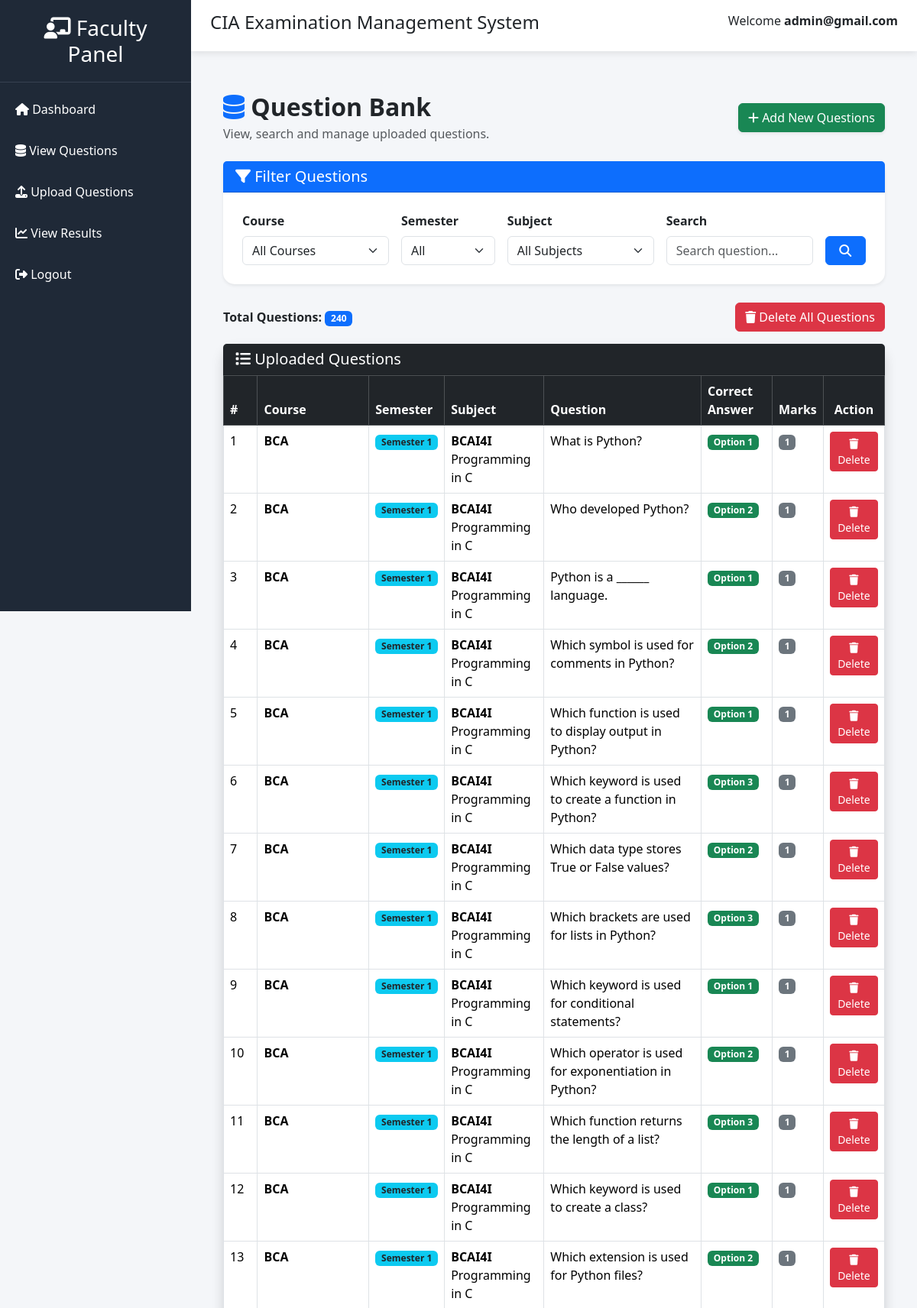
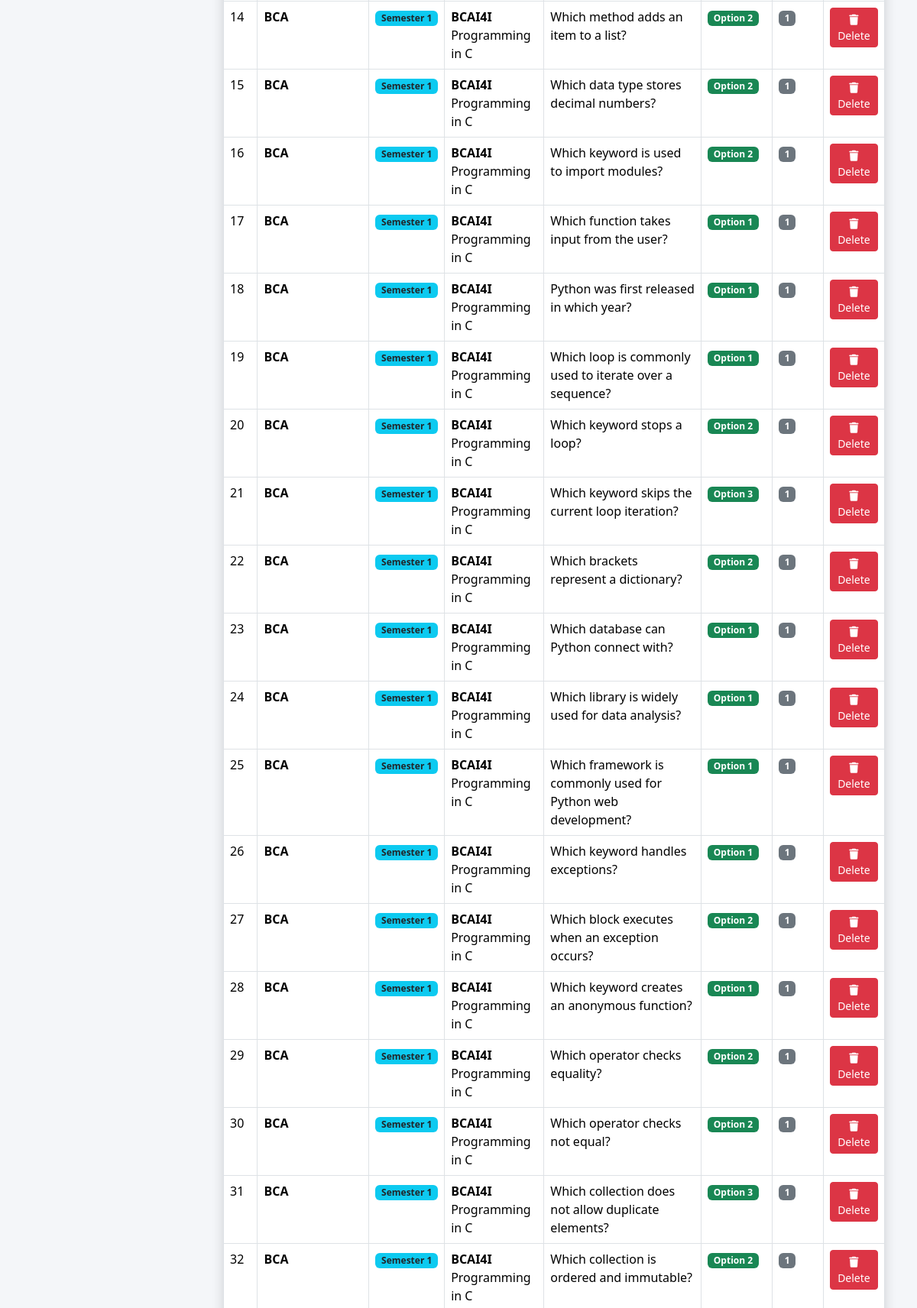
/view-questions/ (signed in, upper part), run on the app's committed database (2 pictures, top to bottom).
### quiz/models.py (models this page shows, shortened)
class User(AbstractUser):
    is_student = models.BooleanField(default=False)
    is_faculty = models.BooleanField(default=False)
    course = models.CharField(
        max_length=100,
        blank=True,
        null=True
    )
    semester = models.IntegerField(
        default=1,
        blank=True,
        null=True
    )

class Question(models.Model):
    course = models.ForeignKey(
        Course,
        on_delete=models.CASCADE
    )
    subject = models.ForeignKey(
        Subject,
        on_delete=models.CASCADE
    )
    academic_year = models.CharField(
        max_length=20
    )
    uploaded_by = models.ForeignKey(
        User,
        on_delete=models.CASCADE,
        null=True
    )
    semester = models.IntegerField()
    question_text = models.TextField()
    option1 = models.CharField(max_length=200)
    option2 = models.CharField(max_length=200)
    option3 = models.CharField(max_length=200)
    option4 = models.CharField(max_length=200)
    correct_answer = models.CharField(max_length=10)
    marks = models.IntegerField(default=1)

class Course(models.Model):
    name = models.CharField(
        max_length=100
    )

class Subject(models.Model):
    code = models.CharField(
        max_length=20,
        unique=True
    )
    name = models.CharField(
        max_length=100
    )
    course = models.ForeignKey(
        Course,
        on_delete=models.CASCADE
    )
    semester = models.IntegerField()

### quiz/views.py (the view, shortened to what this page needs)
@login_required
@user_passes_test(is_faculty)
def view_questions(request):
    course_id = request.GET.get("course", "").strip()
    semester = request.GET.get("semester", "").strip()
    subject_id = request.GET.get("subject", "").strip()
    search = request.GET.get("search", "").strip()
    questions = Question.objects.select_related(
        "course",
        "subject",
    ).all().order_by(
        "course__name",
        "semester",
        "subject__code",
        "id",
    )
    if course_id:
        questions = questions.filter(
            course_id=course_id
        )
    if semester:
        questions = questions.filter(
            semester=semester
        )
    if subject_id:
        questions = questions.filter(
            subject_id=subject_id
        )
    courses = Course.objects.all().order_by(
        "name"
    )
    subjects = Subject.objects.all().order_by(
        "code",
        "name"
    )
    total_questions = questions.count()
    print("=" * 60)
    print("FACULTY QUESTION BANK")
    print("=" * 60)
    print("Course filter:", course_id)
    print("Semester filter:", semester)
    print("Subject filter:", subject_id)
    print("Search:", search)
    print(
        "Questions found:",
        total_questions
    )
    print("=" * 60)
    return render(
        request,
        "faculty/view_questions.html",
        {
            "questions": questions,
            "courses": courses,
            "subjects": subjects,
            "total_questions": total_questions,
            "selected_course": course_id,
            "selected_semester": semester,
            "selected_subject": subject_id,
            "search": search,
        }
    )

### quiz/views.py (called while the page is built)
def is_faculty(user):
    return (
        user.is_authenticated
        and (
            user.is_faculty
            or user.is_superuser
        )
    )

### quiz/templates/faculty/view_questions.html (shortened to what this page needs)
{% extends 'faculty/base_faculty.html' %}
{% block content %}
<div class="container-fluid mt-4">
    <div class="d-flex justify-content-between align-items-center mb-4">
        <div>
            <h2 class="fw-bold mb-1">
                <i class="fas fa-database text-primary"></i>
                Question Bank
            </h2>
            <p class="text-muted mb-0">
                View, search and manage uploaded questions.
            </p>
        </div>
        <a href="{% url 'faculty_upload_questions' %}"
           class="btn btn-success shadow-sm">
            <i class="fas fa-plus"></i>
            Add New Questions
        </a>
    </div>
    <div class="card shadow-sm border-0 mb-4">
        <div class="card-header bg-primary text-white">
            <h5 class="mb-0">
                <i class="fas fa-filter"></i>
                Filter Questions
            </h5>
        </div>
        <div class="card-body">
            <form method="GET">
                <div class="row g-3">
                    <div class="col-md-3">
                        <label class="form-label fw-bold">
                            Course
                        </label>
                        <select
                            name="course"
                            class="form-select"
                        >
                            <option value="">
                                All Courses
                            </option>
                        </select>
                    </div>
                    <div class="col-md-2">
                        <label class="form-label fw-bold">
                            Semester
                        </label>
                        <select
                            name="semester"
                            class="form-select"
                        >
                            <option value="">
                                All
                            </option>
                        </select>
                    </div>
                    <div class="col-md-3">
                        <label class="form-label fw-bold">
                            Subject
                        </label>
                        <select
                            name="subject"
                            class="form-select"
                        >
                            <option value="">
                                All Subjects
                            </option>
                        </select>
                    </div>
                    <div class="col-md-3">
                        <label class="form-label fw-bold">
                            Search
                        </label>
                        <input
                            type="text"
                            name="search"
                            class="form-control"
                            value="{{ request.GET.search }}"
                            placeholder="Search question..."
                        >
                    </div>
                    <div class="col-md-1 d-flex align-items-end">
                        <button
                            type="submit"
                            class="btn btn-primary w-100"
                        >
                            <i class="fas fa-search"></i>
                        </button>
                    </div>
                </div>
            </form>
        </div>
    </div>
    <div class="d-flex justify-content-between align-items-center mb-3">
        <div>
            <strong>
                Total Questions:
            </strong>
            <span class="badge bg-primary">
                {{ questions|length }}
            </span>
        </div>
        <form
            method="POST"
            action="{% url 'delete_all_questions' %}"
            onsubmit="return confirm(
                'Are you sure you want to delete ALL questions? This action cannot be undone.'
            );"
        >
            <button
                type="submit"
                class="btn btn-danger"
            >
                <i class="fas fa-trash"></i>
                Delete All Questions
            </button>
        </form>
    </div>
    <div class="card shadow border-0">
        <div class="card-header bg-dark text-white">
            <h5 class="mb-0">
                <i class="fas fa-list"></i>
                Uploaded Questions
            </h5>
        </div>
        <div class="card-body p-0">
            <div class="table-responsive">
                <table class="table table-bordered table-hover mb-0">
                    <thead class="table-dark">
                        <tr>
                            <th>
                                #
                            </th>
                            <th>
                                Course
                            </th>
                            <th>
                                Semester
                            </th>
                            <th>
                                Subject
                            </th>
                            <th>
                                Question
                            </th>
                            <th>
                                Correct Answer
                            </th>
                            <th>
                                Marks
                            </th>
                            <th class="text-center">
                                Action
                            </th>
                        </tr>
                    </thead>
                    <tbody>
                        {% for q in questions %}
                            <tr>
                                <td>
                                    {{ forloop.counter }}
                                </td>
                                <td class="fw-bold">
                                    {{ q.course.name }}
                                </td>
                                <td>
                                    <span class="badge bg-info text-dark">
                                        Semester {{ q.semester }}
                                    </span>
                                </td>
                                <td>
                                    {% if q.subject.code %}
                                        <strong>
                                            {{ q.subject.code }}
                                        </strong>
                                        <br>
                                    {% endif %}
                                    {{ q.subject.name }}
                                </td>
                                <td>
                                    {{ q.question_text|truncatechars:100 }}
                                </td>
                                <td>
                                    <span class="badge bg-success">
                                        {% if q.correct_answer == "1" %}
                                            Option 1
                                        {% elif q.correct_answer == "2" %}
                                            Option 2
                                        {% elif q.correct_answer == "3" %}
                                            Option 3
                                        {% elif q.correct_answer == "4" %}
                                            Option 4
                                        {% else %}
                                            {{ q.correct_answer }}
                                        {% endif %}
                                    </span>
                                </td>
                                <td>
                                    <span class="badge bg-secondary">
                                        {{ q.marks }}
                                    </span>
                                </td>
                                <td class="text-center">
                                    <form
                                        method="POST"
                                        action="{% url 'delete_question' q.id %}"
                                    >
                                        <button
                                            type="submit"
                                            class="btn btn-sm btn-danger"
                                            onclick="return confirm(
                                                'Delete this question?'
                                            );"
                                        >
                                            <i class="fas fa-trash"></i>
                                            Delete
                                        </button>
                                    </form>
                                </td>
                            </tr>
                        {% endfor %}
                    </tbody>
                </table>
            </div>
        </div>
    </div>
</div>
{% endblock %}

### quiz/templates/faculty/base_faculty.html (shortened to what this page needs)
{% load static %}
<!DOCTYPE html>
<html lang="en">
<head>
<link href="https://cdn.jsdelivr.net/npm/bootstrap@5.3.3/dist/css/bootstrap.min.css" rel="stylesheet">
<link href="https://cdnjs.cloudflare.com/ajax/libs/font-awesome/6.5.2/css/all.min.css" rel="stylesheet">
</head>
<body>
<div class="sidebar">
<h3>
<i class="fas fa-chalkboard-teacher"></i>
Faculty Panel
</h3>
<a href="{% url 'faculty_dashboard' %}">
<i class="fas fa-home"></i>
Dashboard
</a>
<a href="{% url 'view_questions' %}">
<i class="fas fa-database"></i>
View Questions
</a>
<a href="{% url 'faculty_upload_questions' %}">
<i class="fas fa-upload"></i>
Upload Questions
</a>
<a href="{% url 'view_results' %}">
<i class="fas fa-chart-line"></i>
View Results
</a>
<a href="{% url 'logout' %}">
<i class="fas fa-sign-out-alt"></i>
Logout
</a>
</div>
<div class="content">
<div class="topbar d-flex justify-content-between">
<h4>
CIA Examination Management System
</h4>
<div>
Welcome
<strong>
{{ request.user.username }}
</strong>
</div>
</div>
<div class="main-content">
{% block content %}
{% endblock %}
</div>
</div>
</body>
</html>

### quiz/templates/faculty/base_faculty.html (style rules this page uses)
body { background:#f4f6f9; overflow-x:hidden; }
.sidebar { position:fixed; left:0; top:0; width:250px; height:100vh; background:#1f2937; color:white; }
.sidebar h3 { padding:20px; text-align:center; border-bottom:1px solid #374151; }
.sidebar a { display:block; color:white; text-decoration:none; padding:15px 20px; transition:0.3s; }
.content { margin-left:250px; }
.topbar { background:white; padding:15px 25px; box-shadow:0 2px 10px rgba(0,0,0,0.1); }
.main-content { padding:30px; }
.card { border:none; border-radius:15px; }
.card-body { padding:25px; }

### data on the page
User: user.username "admin@gmail.com"
Question: course.name "BCA", semester "1", subject.code "BCAI4I", subject.name "Programming in C", question_text "What is Python?", correct_answer "Option 1", marks "1"
Question: course.name "BCA", semester "1", subject.code "BCAI4I", subject.name "Programming in C", question_text "Who developed Python?", correct_answer "Option 2", marks "1"
Question: course.name "BCA", semester "1", subject.code "BCAI4I", subject.name "Programming in C", question_text "Python is a ______ language.", correct_answer "Option 1", marks "1"
Question: course.name "BCA", semester "1", subject.code "BCAI4I", subject.name "Programming in C", question_text "Which symbol is used for comments in Python?", correct_answer "Option 2", marks "1"
Question: course.name "BCA", semester "1", subject.code "BCAI4I", subject.name "Programming in C", question_text "Which function is used to display output in Python?", correct_answer "Option 1", marks "1"
Question: course.name "BCA", semester "1", subject.code "BCAI4I", subject.name "Programming in C", question_text "Which keyword is used to create a function in Python?", correct_answer "Option 3", marks "1"
Question: course.name "BCA", semester "1", subject.code "BCAI4I", subject.name "Programming in C", question_text "Which data type stores True or False values?", correct_answer "Option 2", marks "1"
Question: course.name "BCA", semester "1", subject.code "BCAI4I", subject.name "Programming in C", question_text "Which brackets are used for lists in Python?", correct_answer "Option 3", marks "1"
Question: course.name "BCA", semester "1", subject.code "BCAI4I", subject.name "Programming in C", question_text "Which keyword is used for conditional statements?", correct_answer "Option 1", marks "1"
Question: course.name "BCA", semester "1", subject.code "BCAI4I", subject.name "Programming in C", question_text "Which operator is used for exponentiation in Python?", correct_answer "Option 2", marks "1"
Question: course.name "BCA", semester "1", subject.code "BCAI4I", subject.name "Programming in C", question_text "Which function returns the length of a list?", correct_answer "Option 3", marks "1"
Question: course.name "BCA", semester "1", subject.code "BCAI4I", subject.name "Programming in C", question_text "Which keyword is used to create a class?", correct_answer "Option 1", marks "1"
Question: course.name "BCA", semester "1", subject.code "BCAI4I", subject.name "Programming in C", question_text "Which extension is used for Python files?", correct_answer "Option 2", marks "1"
Question: course.name "BCA", semester "1", subject.code "BCAI4I", subject.name "Programming in C", question_text "Which method adds an item to a list?", correct_answer "Option 2", marks "1"
Question: course.name "BCA", semester "1", subject.code "BCAI4I", subject.name "Programming in C", question_text "Which data type stores decimal numbers?", correct_answer "Option 2", marks "1"
Question: course.name "BCA", semester "1", subject.code "BCAI4I", subject.name "Programming in C", question_text "Which keyword is used to import modules?", correct_answer "Option 2", marks "1"
Question: course.name "BCA", semester "1", subject.code "BCAI4I", subject.name "Programming in C", question_text "Which function takes input from the user?", correct_answer "Option 1", marks "1"
Question: course.name "BCA", semester "1", subject.code "BCAI4I", subject.name "Programming in C", question_text "Python was first released in which year?", correct_answer "Option 1", marks "1"
Question: course.name "BCA", semester "1", subject.code "BCAI4I", subject.name "Programming in C", question_text "Which loop is commonly used to iterate over a sequence?", correct_answer "Option 1", marks "1"
Question: course.name "BCA", semester "1", subject.code "BCAI4I", subject.name "Programming in C", question_text "Which keyword stops a loop?", correct_answer "Option 2", marks "1"
Question: course.name "BCA", semester "1", subject.code "BCAI4I", subject.name "Programming in C", question_text "Which keyword skips the current loop iteration?", correct_answer "Option 3", marks "1"
Question: course.name "BCA", semester "1", subject.code "BCAI4I", subject.name "Programming in C", question_text "Which brackets represent a dictionary?", correct_answer "Option 2", marks "1"
Question: course.name "BCA", semester "1", subject.code "BCAI4I", subject.name "Programming in C", question_text "Which database can Python connect with?", correct_answer "Option 1", marks "1"
Question: course.name "BCA", semester "1", subject.code "BCAI4I", subject.name "Programming in C", question_text "Which library is widely used for data analysis?", correct_answer "Option 1", marks "1"
Question: course.name "BCA", semester "1", subject.code "BCAI4I", subject.name "Programming in C", question_text "Which framework is commonly used for Python web development?", correct_answer "Option 1", marks "1"
Question: course.name "BCA", semester "1", subject.code "BCAI4I", subject.name "Programming in C", question_text "Which keyword handles exceptions?", correct_answer "Option 1", marks "1"
Question: course.name "BCA", semester "1", subject.code "BCAI4I", subject.name "Programming in C", question_text "Which block executes when an exception occurs?", correct_answer "Option 2", marks "1"
Question: course.name "BCA", semester "1", subject.code "BCAI4I", subject.name "Programming in C", question_text "Which keyword creates an anonymous function?", correct_answer "Option 1", marks "1"
Question: course.name "BCA", semester "1", subject.code "BCAI4I", subject.name "Programming in C", question_text "Which operator checks equality?", correct_answer "Option 2", marks "1"
Question: course.name "BCA", semester "1", subject.code "BCAI4I", subject.name "Programming in C", question_text "Which operator checks not equal?", correct_answer "Option 2", marks "1"
Question: course.name "BCA", semester "1", subject.code "BCAI4I", subject.name "Programming in C", question_text "Which collection does not allow duplicate elements?", correct_answer "Option 3", marks "1"
Question: course.name "BCA", semester "1", subject.code "BCAI4I", subject.name "Programming in C", question_text "Which collection is ordered and immutable?", correct_answer "Option 2", marks "1"

### other printed values
{{ questions|length }} "240"
